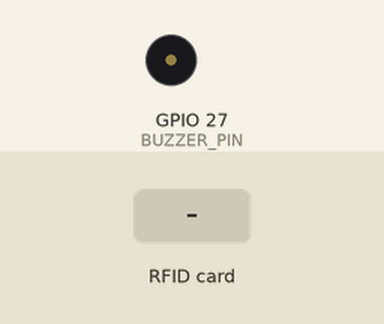
The sketch below on a simulated ESP32. On the bench: buzzer (waves = sounding). Inputs (shaded band) come from the test bench. WiFi joins after 1.5 s; servers stay silent unless stated; what the sketch prints to the serial monitor is not drawn.

Above: at 2.3 s.
2.4 s: RFID card 5E 7A 19 C4 held to the reader
At 2.49 s:
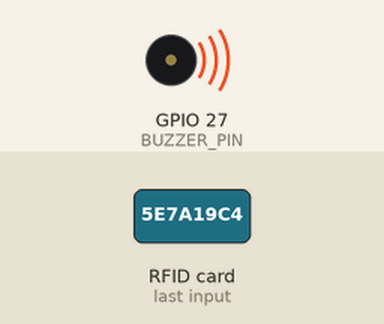
Timing chart, 0 to 10.7 s (numbered marks = the images above; inputs shaded):
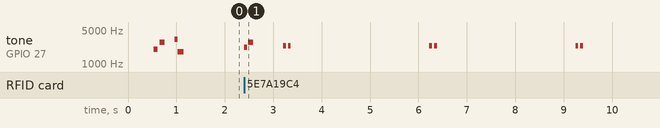

The sketch:

esp32_sensor_pod.ino
```cpp
/*
  ╔═══════════════════════════════════════════════════════════════════════════╗
  ║         PROJECT VERONICA — TIER 1: DEDICATED SENSOR & NFC POD             ║
  ║  Hardware Controller: ESP32-WROOM-32D (30-pin)                            ║
  ║  Peripherals:                                                             ║
  ║    • PN532 NFC Module over I2C: SDA -> GPIO 21, SCL -> GPIO 22            ║
  ║    • Passive Piezo Buzzer: Signal -> GPIO 15                              ║
  ║  Function:                                                                ║
  ║    • Zero-friction teacher badge tap & dispatch via Wi-Fi TCP to Pi 5     ║
  ║    • Acoustic feedback chimes on badge scan and system alerts             ║
  ║    • Sub-10ms packet dispatch directly to Raspberry Pi 5 Core (Port 8765) ║
  ╚═══════════════════════════════════════════════════════════════════════════╝
*/

#include <WiFi.h>
#include <Wire.h>
#include <Adafruit_PN532.h>

// ══════════════════════════════════════════════════════════════════════
// 1. PIN CONFIGURATION
// ══════════════════════════════════════════════════════════════════════
#define BUZZER_PIN     27     // Passive buzzer pin on GPIO 27
#define BUZZER_FREQ  2000     // 2kHz resonant chime frequency
#define PN532_SDA      21     // I2C Data on GPIO 21
#define PN532_SCL      22     // I2C Clock on GPIO 22
#define PN532_IRQ      34     // Dummy unconnected input pin for Adafruit constructor
#define PN532_RESET    33     // Dummy unconnected pin for Adafruit constructor

// ══════════════════════════════════════════════════════════════════════
// 2. NETWORK CREDENTIALS & PI 5 HUB IP
// ══════════════════════════════════════════════════════════════════════
const char* WIFI_SSID     = "Poor_soul_5G";      // Wi-Fi SSID
const char* WIFI_PASSWORD = "yoyo123@";          // Wi-Fi Password

// Pi 5 IP Address:
const char* PI5_HOST      = "192.168.0.138";     // <-- Your Pi 5 IP on the network
const uint16_t PI5_PORT   = 8765;                // Matches POD_SERVER_PORT in config.py

// ══════════════════════════════════════════════════════════════════════
// 3. HARDWARE INSTANCES
// ══════════════════════════════════════════════════════════════════════
// NOTE: For I2C, Adafruit_PN532 constructor arguments are (irq, reset).
// Since IRQ and RESET are NOT connected to ESP32 (only SDA & SCL used),
// we pass dummy pins 34 & 33 so the library does NOT clobber GPIO 21/22!
Adafruit_PN532 nfc(PN532_IRQ, PN532_RESET);
WiFiClient client;

unsigned long last_nfc_poll   = 0;
unsigned long last_nfc_time   = 0;
String        last_nfc_uid    = "";
unsigned long last_heartbeat  = 0;
unsigned long last_wifi_retry = 0;
unsigned long last_tcp_retry  = 0;

// ══════════════════════════════════════════════════════════════════════
// 4. ACOUSTIC CHIME HELPERS (Passive Buzzer via tone())
// ══════════════════════════════════════════════════════════════════════
void playTone(int freq, int duration_ms) {
  if (freq <= 0) return;
  tone(BUZZER_PIN, freq);
  delay(duration_ms);
  noTone(BUZZER_PIN);
}

void beep(int times = 1, int duration_ms = 80, int gap_ms = 60, int freq = BUZZER_FREQ) {
  for (int i = 0; i < times; i++) {
    playTone(freq > 0 ? freq : BUZZER_FREQ, duration_ms);
    if (i < times - 1) delay(gap_ms);
  }
}

// ══════════════════════════════════════════════════════════════════════
// 5. TCP NETWORK CLIENT & EVENT SENDER
// ══════════════════════════════════════════════════════════════════════
void ensureConnection() {
  static bool wifi_announced = false;

  // 1. Maintain Wi-Fi link
  if (WiFi.status() != WL_CONNECTED) {
    wifi_announced = false;
    if (millis() - last_wifi_retry > 6000) {
      last_wifi_retry = millis();
      Serial.printf("📶 Connecting to Wi-Fi [%s]...\n", WIFI_SSID);
      WiFi.begin(WIFI_SSID, WIFI_PASSWORD);
    }
    return;
  }

  if (!wifi_announced) {
    wifi_announced = true;
    Serial.print("✅ Wi-Fi Connected! ESP32 IP: ");
    Serial.println(WiFi.localIP());
  }

  // 2. Maintain TCP link to Pi 5 (Port 8765)
  if (!client.connected()) {
    if (millis() - last_tcp_retry > 3000) {
      last_tcp_retry = millis();
      Serial.printf("🔌 Connecting to Pi 5 Core at %s:%d...\n", PI5_HOST, PI5_PORT);
      if (client.connect(PI5_HOST, PI5_PORT)) {
        Serial.println("✅ Connected to Raspberry Pi 5 Core Hub!");
        beep(2, 60, 40, 2400); // 2 confirmation beeps
      } else {
        Serial.println("⚠️ Pi 5 connection pending (ensure main.py is running on Pi 5)...");
      }
    }
  }
}

void sendEvent(const char* eventType, String jsonBody) {
  if (client.connected()) {
    String msg = String("{\"event\":\"") + eventType + "\"," + jsonBody.substring(1) + "\n";
    client.print(msg);
    Serial.print("📤 Dispatched: " + msg);
  } else {
    Serial.println("⚠️ TCP Offline: Event cannot be sent yet.");
  }
}

// Listen for incoming commands from Pi 5 (e.g. buzzer trigger)
void checkIncomingCommands() {
  while (client.available()) {
    String line = client.readStringUntil('\n');
    line.trim();
    if (line.length() > 0) {
      Serial.println("📥 Pi 5 Command: " + line);

      // Trigger Buzzer from Pi 5
      if (line.indexOf("\"beep\"") >= 0) {
        int times = 1;
        int dur = 100;
        int gap = 60;
        int freq = BUZZER_FREQ;

        int tIdx = line.indexOf("\"times\"");
        if (tIdx >= 0) {
          int start = line.indexOf(':', tIdx) + 1;
          times = line.substring(start).toInt();
        }

        int dIdx = line.indexOf("\"duration\"");
        if (dIdx >= 0) {
          int start = line.indexOf(':', dIdx) + 1;
          dur = line.substring(start).toInt();
        }

        int gIdx = line.indexOf("\"gap\"");
        if (gIdx >= 0) {
          int start = line.indexOf(':', gIdx) + 1;
          gap = line.substring(start).toInt();
        }

        int fIdx = line.indexOf("\"freq\"");
        if (fIdx >= 0) {
          int start = line.indexOf(':', fIdx) + 1;
          freq = line.substring(start).toInt();
        }

        if (times <= 0) times = 1;
        if (dur <= 0) dur = 100;
        if (freq <= 0) freq = BUZZER_FREQ;

        Serial.printf("🔊 Executing Buzzer: %d beep(s) @ %dHz (%dms)\n", times, freq, dur);
        beep(times, dur, gap, freq);
      }
    }
  }
}

// ══════════════════════════════════════════════════════════════════════
// 6. NFC READER POLLING (PN532 over I2C)
// ══════════════════════════════════════════════════════════════════════
void pollNFC() {
  if (millis() - last_nfc_poll < 150) return;
  last_nfc_poll = millis();

  uint8_t uid[7];
  uint8_t uidLength;

  // Poll ISO14443A cards with 35ms quick timeout
  if (nfc.readPassiveTargetID(PN532_MIFARE_ISO14443A, uid, &uidLength, 35)) {
    String uidStr = "";
    for (uint8_t i = 0; i < uidLength; i++) {
      if (uid[i] < 0x10) uidStr += "0";
      uidStr += String(uid[i], HEX);
    }
    uidStr.toUpperCase();

    // Prevent repeated re-triggers within 2.5 seconds
    if (uidStr != last_nfc_uid || (millis() - last_nfc_time > 2500)) {
      last_nfc_uid = uidStr;
      last_nfc_time = millis();

      Serial.printf("🏷️ NFC Card Scanned! UID: [%s]\n", uidStr.c_str());

      // 🎵 Chime feedback: teacher recognized
      beep(1, 60, 20, 2200);
      delay(20);
      beep(1, 100, 20, 2800);

      // Send to Pi 5 via TCP
      sendEvent("nfc", String("{\"uid\":\"") + uidStr + "\"}");
    }
  }
}

// ══════════════════════════════════════════════════════════════════════
// 7. SETUP & MAIN LOOP
// ══════════════════════════════════════════════════════════════════════
void setup() {
  Serial.begin(115200);
  delay(500);

  Serial.println("\n══════════════════════════════════════════════════════════");
  Serial.println("  PROJECT VERONICA — ESP32 SENSOR POD FIRMWARE");
  Serial.println("  Dedicated Node: PN532 NFC + Passive Buzzer");
  Serial.println("══════════════════════════════════════════════════════════");

  // 1. Buzzer Setup & Quick Boot Beep
  pinMode(BUZZER_PIN, OUTPUT);
  Serial.printf("🔊 Testing Buzzer on GPIO %d...\n", BUZZER_PIN);
  playTone(2000, 80);
  delay(40);
  playTone(2800, 100);
  Serial.println("✅ Buzzer OK");

  // 2. PN532 NFC Reader Initialization (I2C: SDA=GPIO21, SCL=GPIO22)
  Serial.printf("📡 Initializing I2C bus on SDA=GPIO%d, SCL=GPIO%d...\n", PN532_SDA, PN532_SCL);
  Wire.begin(PN532_SDA, PN532_SCL);
  Wire.setClock(100000); // 100kHz standard I2C for rock-solid stability
  Wire.setTimeOut(250);  // Prevent clock-stretch hang
  delay(200);            // Allow PN532 power-on stabilization

  // Run a quick I2C scan to detect PN532 hardware
  Serial.println("🔍 Probing I2C bus for PN532 (Address 0x24)...");
  Wire.beginTransmission(0x24);
  byte i2c_status = Wire.endTransmission();
  if (i2c_status == 0) {
    Serial.println("   📍 PN532 hardware detected at I2C address 0x24!");
  } else {
    Serial.printf("   ⚠️ No ACK at address 0x24 (Wire error %d).\n", i2c_status);
    Serial.println("   👉 Check PN532 DIP Switches: I2C mode requires CH1=ON (1), CH2=OFF (0).");
    Serial.println("   👉 Check VCC: connect to 3.3V or 5V (VIN), and GND to GND.");
  }

  nfc.begin();

  // Retry up to 5 times with wake-up delays
  uint32_t versiondata = 0;
  for (int attempt = 1; attempt <= 5; attempt++) {
    versiondata = nfc.getFirmwareVersion();
    if (versiondata) break;
    delay(100);
  }

  if (versiondata) {
    nfc.SAMConfig();
    Serial.printf("✅ PN532 Online! Chip: PN5%02X, Firmware Ver: %d.%d\n",
                  (versiondata >> 24) & 0xFF,
                  (versiondata >> 16) & 0xFF,
                  (versiondata >> 8) & 0xFF);
    playTone(3200, 60);
  } else {
    Serial.println("⚠️ PN532 firmware read failed. Check 3.3V/GND/SDA/SCL wiring & DIP switches.");
  }

  // 3. Connect to Wi-Fi
  Serial.printf("📶 Connecting Wi-Fi to [%s]...\n", WIFI_SSID);
  WiFi.mode(WIFI_STA);
  WiFi.begin(WIFI_SSID, WIFI_PASSWORD);

  // Ready signal
  beep(1, 120, 0, 1800);
  Serial.println("🚀 Sensor Pod Ready! Scanning for NFC tags...");
}

void loop() {
  ensureConnection();
  pollNFC();
  checkIncomingCommands();

  // Periodic 8s Heartbeat Telemetry to Pi 5
  if (millis() - last_heartbeat > 8000) {
    last_heartbeat = millis();
    if (client.connected()) {
      sendEvent("heartbeat", String("{\"rssi\":") + String(WiFi.RSSI()) + ",\"node\":\"sensor_pod\"}");
    }
  }

  delay(10);
}
```

Measured:
- by itself, tone on GPIO 27 (BUZZER_PIN): plays 2200 Hz for 0.06 s, 2800 Hz for 0.10 s, 2400 Hz for 0.06 s, 2400 Hz for 0.06 s, 2400 Hz for 0.06 s, 2400 Hz for 0.06 s … (8 notes in this stretch)
